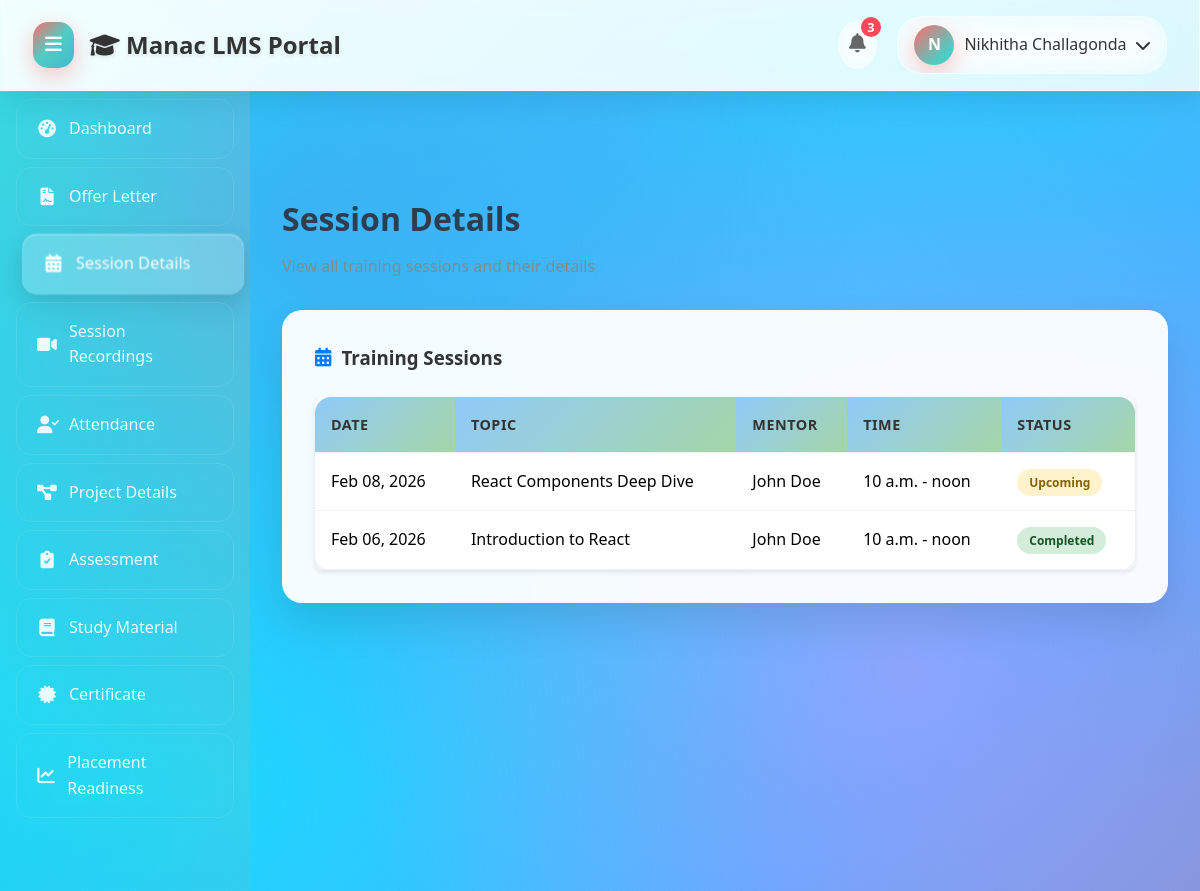
/session-details/ (signed in), run on an earlier commit of the app's database.
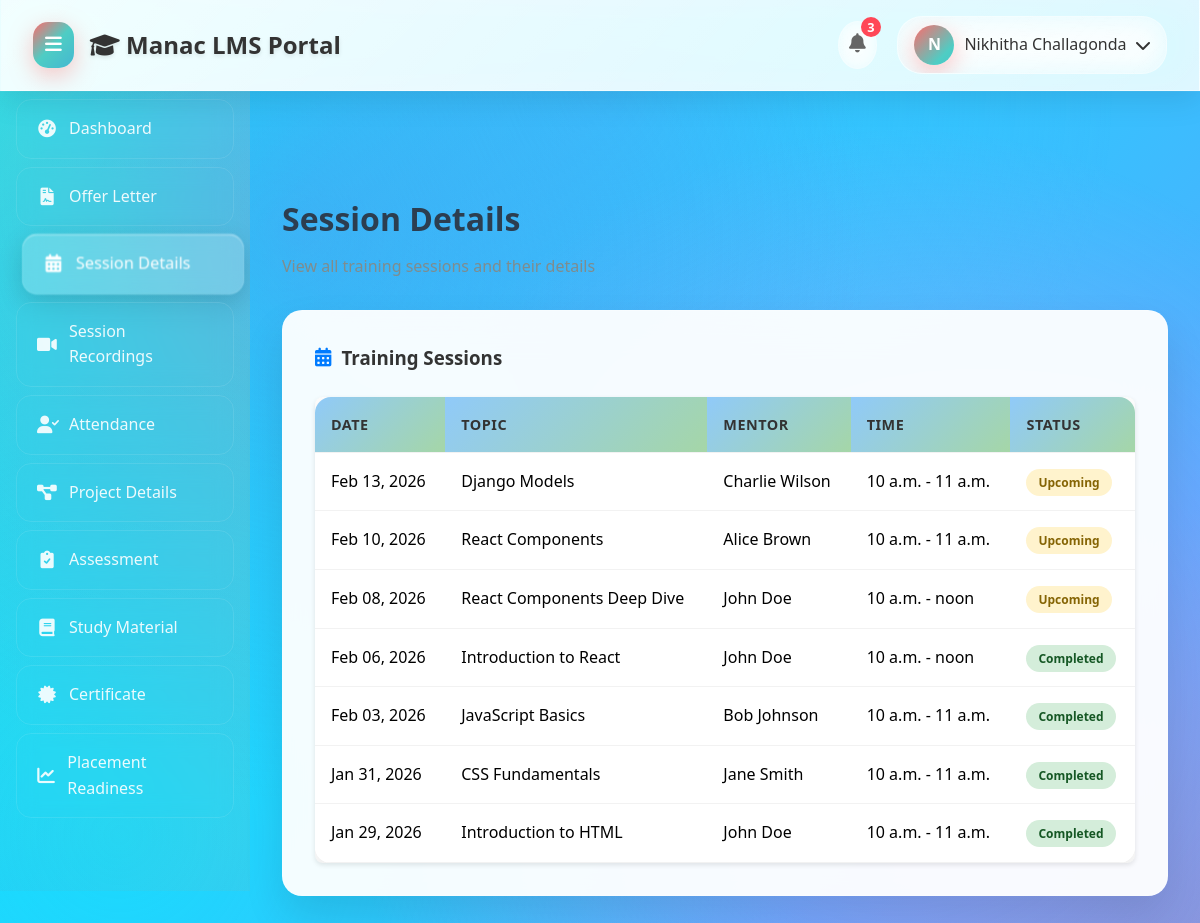
And on a later commit of the database.
### lms/models.py (models this page shows, shortened)
class Session(models.Model):
    title = models.CharField(max_length=200)
    topic = models.CharField(max_length=200)
    mentor = models.CharField(max_length=100)
    date = models.DateField()
    start_time = models.TimeField()
    end_time = models.TimeField()
    description = models.TextField(blank=True)
    recording_url = models.URLField(blank=True)
    is_completed = models.BooleanField(default=False)
    created_at = models.DateTimeField(default=timezone.now)
    class Meta:
        ordering = ['-date', '-start_time']

### lms/views.py (the view)
# urls.py: path('session-details/', views.session_details, name='session_details'),
@login_required
def session_details(request):
    sessions = Session.objects.all().order_by('-date')
    context = {'sessions': sessions}
    return render(request, 'lms/session_details.html', context)

### lms/templates/lms/session_details.html (shortened to what this page needs)
<!DOCTYPE html>
<html lang="en">
<head>
    <link rel="stylesheet" href="https://cdnjs.cloudflare.com/ajax/libs/font-awesome/6.0.0/css/all.min.css">
</head>
<body>
    <div class="header">
        <div class="header-left">
            <button class="menu-toggle" id="menu-toggle">
                <i class="fas fa-bars"></i>
            </button>
            <h2><i class="fas fa-graduation-cap"></i> Manac LMS Portal</h2>
        </div>
        <div class="header-right">
            <div class="notification-icon" id="notification-icon">
                <i class="fas fa-bell"></i>
                <span class="notification-badge">3</span>
            </div>
            <div class="profile-section" id="profile-section">
                <div class="profile-avatar">{{ user.get_full_name|slice:":1"|upper|default:user.username|slice:":1"|upper }}</div>
                <span>{{ user.get_full_name|default:user.username }}</span>
                <i class="fas fa-chevron-down"></i>
            </div>
        </div>
    </div>
    <div class="container">
        <div class="sidebar">
            <ul>
                <li data-tooltip="Dashboard"><a href="{% url 'lms:dashboard' %}"><i class="fas fa-tachometer-alt"></i> <span>Dashboard</span></a></li>
                <li data-tooltip="Offer Letter"><a href="{% url 'lms:offer_letter' %}"><i class="fas fa-file-contract"></i> <span>Offer Letter</span></a></li>
                <li data-tooltip="Session Details"><a href="{% url 'lms:session_details' %}" class="active"><i class="fas fa-calendar-alt"></i> <span>Session Details</span></a></li>
                <li data-tooltip="Session Recordings"><a href="{% url 'lms:session_recordings' %}"><i class="fas fa-video"></i> <span>Session Recordings</span></a></li>
                <li data-tooltip="Attendance"><a href="{% url 'lms:attendance' %}"><i class="fas fa-user-check"></i> <span>Attendance</span></a></li>
                <li data-tooltip="Project Details"><a href="{% url 'lms:project_details' %}"><i class="fas fa-project-diagram"></i> <span>Project Details</span></a></li>
                <li data-tooltip="Assessment"><a href="{% url 'lms:assessment' %}"><i class="fas fa-clipboard-check"></i> <span>Assessment</span></a></li>
                <li data-tooltip="Study Material"><a href="{% url 'lms:study_material' %}"><i class="fas fa-book"></i> <span>Study Material</span></a></li>
                <li data-tooltip="Certificate"><a href="{% url 'lms:certificate' %}"><i class="fas fa-certificate"></i> <span>Certificate</span></a></li>
                <li data-tooltip="Placement Readiness"><a href="{% url 'lms:placement_readiness' %}"><i class="fas fa-chart-line"></i> <span>Placement Readiness</span></a></li>
            </ul>
        </div>
        <div class="main-content" id="main-content">
            <div class="content-header">
                <h2>Session Details</h2>
                <p style="color: #7f8c8d;">View all training sessions and their details</p>
            </div>
            <div class="card">
                <h3><i class="fas fa-calendar-alt" style="color: #007bff;"></i> Training Sessions</h3>
                <div class="table-responsive" style="margin-top: 20px; background: #fff; border-radius: 8px; overflow: hidden; box-shadow: 0 2px 5px rgba(0,0,0,0.1);">
                    <table class="table">
                        <thead>
                            <tr>
                                <th>Date</th>
                                <th>Topic</th>
                                <th>Mentor</th>
                                <th>Time</th>
                                <th>Status</th>
                            </tr>
                        </thead>
                        <tbody>
                            {% for session in sessions %}
                            <tr>
                                <td>{{ session.date|date:"M d, Y" }}</td>
                                <td>{{ session.title }}</td>
                                <td>{{ session.mentor }}</td>
                                <td>{{ session.start_time }} - {{ session.end_time }}</td>
                                <td>
                                    {% if session.is_completed %}
                                        <span class="status-badge status-completed">Completed</span>
                                    {% else %}
                                        <span class="status-badge status-upcoming">Upcoming</span>
                                    {% endif %}
                                </td>
                            </tr>
                            {% endfor %}
                        </tbody>
                    </table>
                </div>
            </div>
        </div>
    </div>
</body>
</html>

What changed in the data, as far as the page shows it:
added Session: date "Feb 13, 2026", title "Django Models", mentor "Charlie Wilson", start_time "10 a.m.", end_time "11 a.m.", is_completed "Upcoming"
added Session: date "Feb 10, 2026", title "React Components", mentor "Alice Brown", start_time "10 a.m.", end_time "11 a.m.", is_completed "Upcoming"
added Session: date "Feb 03, 2026", title "JavaScript Basics", mentor "Bob Johnson", start_time "10 a.m.", end_time "11 a.m.", is_completed "Completed"
added Session: date "Jan 31, 2026", title "CSS Fundamentals", mentor "Jane Smith", start_time "10 a.m.", end_time "11 a.m.", is_completed "Completed"
added Session: date "Jan 29, 2026", title "Introduction to HTML", mentor "John Doe", start_time "10 a.m.", end_time "11 a.m.", is_completed "Completed"
